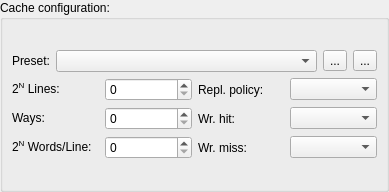
<?xml version="1.0" encoding="UTF-8"?>
<ui version="4.0">
 <class>Ripes::CacheConfigWidget</class>
 <widget class="QWidget" name="Ripes::CacheConfigWidget">
  <property name="geometry">
   <rect>
    <x>0</x>
    <y>0</y>
    <width>389</width>
    <height>192</height>
   </rect>
  </property>
  <property name="windowTitle">
   <string>Form</string>
  </property>
  <layout class="QGridLayout" name="gridLayout_2">
   <property name="leftMargin">
    <number>0</number>
   </property>
   <property name="topMargin">
    <number>0</number>
   </property>
   <property name="rightMargin">
    <number>0</number>
   </property>
   <property name="bottomMargin">
    <number>0</number>
   </property>
   <item row="0" column="0">
    <layout class="QVBoxLayout" name="verticalLayout_6">
     <item>
      <widget class="QGroupBox" name="groupBox">
       <property name="title">
        <string>Cache configuration:</string>
       </property>
       <layout class="QGridLayout" name="gridLayout_3">
        <item row="1" column="0">
         <layout class="QVBoxLayout" name="verticalLayout">
          <item>
           <layout class="QHBoxLayout" name="horizontalLayout_2">
            <item>
             <widget class="QLabel" name="label">
              <property name="sizePolicy">
               <sizepolicy hsizetype="Preferred" vsizetype="Fixed">
                <horstretch>0</horstretch>
                <verstretch>0</verstretch>
               </sizepolicy>
              </property>
              <property name="text">
               <string>Preset:</string>
              </property>
             </widget>
            </item>
            <item>
             <widget class="QComboBox" name="presets">
              <property name="sizePolicy">
               <sizepolicy hsizetype="MinimumExpanding" vsizetype="Fixed">
                <horstretch>0</horstretch>
                <verstretch>0</verstretch>
               </sizepolicy>
              </property>
             </widget>
            </item>
            <item>
             <widget class="QToolButton" name="savePresetButton">
              <property name="text">
               <string>...</string>
              </property>
             </widget>
            </item>
            <item>
             <widget class="QToolButton" name="removePresetButton">
              <property name="text">
               <string>...</string>
              </property>
             </widget>
            </item>
           </layout>
          </item>
          <item>
           <layout class="QGridLayout" name="gridLayout">
            <item row="5" column="2">
             <widget class="QLabel" name="label_9">
              <property name="text">
               <string>Wr. hit:</string>
              </property>
             </widget>
            </item>
            <item row="4" column="0">
             <widget class="QLabel" name="label_4">
              <property name="text">
               <string>&lt;html&gt;&lt;head/&gt;&lt;body&gt;&lt;p&gt;2&lt;span style=&quot; vertical-align:super;&quot;&gt;N&lt;/span&gt; Lines:&lt;/p&gt;&lt;/body&gt;&lt;/html&gt;</string>
              </property>
             </widget>
            </item>
            <item row="6" column="1">
             <widget class="QSpinBox" name="blocks">
              <property name="sizePolicy">
               <sizepolicy hsizetype="Preferred" vsizetype="Fixed">
                <horstretch>0</horstretch>
                <verstretch>0</verstretch>
               </sizepolicy>
              </property>
              <property name="maximum">
               <number>10</number>
              </property>
             </widget>
            </item>
            <item row="6" column="0">
             <widget class="QLabel" name="label_3">
              <property name="text">
               <string>&lt;html&gt;&lt;head/&gt;&lt;body&gt;&lt;p&gt;2&lt;span style=&quot; vertical-align:super;&quot;&gt;N&lt;/span&gt; Words/Line:&lt;/p&gt;&lt;/body&gt;&lt;/html&gt;</string>
              </property>
             </widget>
            </item>
            <item row="4" column="3">
             <widget class="QComboBox" name="replacementPolicy"/>
            </item>
            <item row="4" column="1">
             <widget class="QSpinBox" name="lines">
              <property name="sizePolicy">
               <sizepolicy hsizetype="Preferred" vsizetype="Fixed">
                <horstretch>0</horstretch>
                <verstretch>0</verstretch>
               </sizepolicy>
              </property>
              <property name="maximum">
               <number>10</number>
              </property>
             </widget>
            </item>
            <item row="6" column="3">
             <widget class="QComboBox" name="wrMiss"/>
            </item>
            <item row="6" column="2">
             <widget class="QLabel" name="label_10">
              <property name="text">
               <string>Wr. miss:</string>
              </property>
             </widget>
            </item>
            <item row="5" column="0">
             <widget class="QLabel" name="label_2">
              <property name="text">
               <string>&lt;html&gt;&lt;head/&gt;&lt;body&gt;Ways:&lt;/p&gt;&lt;/body&gt;&lt;/html&gt;</string>
              </property>
             </widget>
            </item>
            <item row="5" column="1">
             <widget class="QSpinBox" name="ways">
              <property name="sizePolicy">
               <sizepolicy hsizetype="Preferred" vsizetype="Fixed">
                <horstretch>0</horstretch>
                <verstretch>0</verstretch>
               </sizepolicy>
              </property>
              <property name="maximum">
               <number>10</number>
              </property>
             </widget>
            </item>
            <item row="5" column="3">
             <widget class="QComboBox" name="wrHit"/>
            </item>
            <item row="4" column="2">
             <widget class="QLabel" name="label_8">
              <property name="text">
               <string>Repl. policy:</string>
              </property>
             </widget>
            </item>
           </layout>
          </item>
         </layout>
        </item>
       </layout>
      </widget>
     </item>
    </layout>
   </item>
  </layout>
 </widget>
 <resources/>
 <connections/>
</ui>
